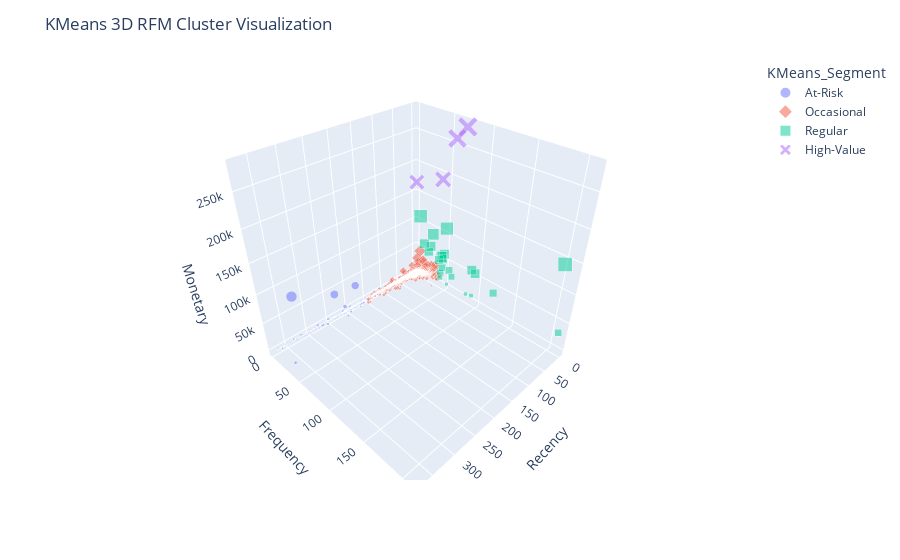

The notebook cell this image was saved under:
### Code cell
import plotly.express as px

fig = px.scatter_3d(rfm_df, x='Recency', y='Frequency', z='Monetary',
                    color='KMeans_Segment', size='Monetary',
                    symbol='KMeans_Segment', opacity=0.5)
fig.update_layout(title='KMeans 3D RFM Cluster Visualization')
fig.show()

### Figure 1 — Plotly figure (JSON) as saved in the notebook; plotly's stock layout.template omitted (floating-point values rounded to 4 significant figures; data arrays with more than 128 entries replaced by an {"elided": "..."} marker saying what was removed)
{"data": [{"hovertemplate": "KMeans_Segment=At-Risk<br>Recency=%{x}<br>Frequency=%{y}<br>Monetary=%{marker.size}<extra></extra>", "legendgroup": "At-Risk", "marker": {"color": "#636efa", "opacity": 0.5, "size": {"elided": "1089 float values"}, "sizemode": "area", "sizeref": 700.5, "symbol": "circle"}, "mode": "markers", "name": "At-Risk", "scene": "scene", "showlegend": true, "type": "scatter3d", "x": {"elided": "1089 int values"}, "y": {"elided": "1089 int values"}, "z": {"elided": "1089 float values"}}, {"hovertemplate": "KMeans_Segment=Occasional<br>Recency=%{x}<br>Frequency=%{y}<br>Monetary=%{marker.size}<extra></extra>", "legendgroup": "Occasional", "marker": {"color": "#EF553B", "opacity": 0.5, "size": {"elided": "3221 float values"}, "sizemode": "area", "sizeref": 700.5, "symbol": "diamond"}, "mode": "markers", "name": "Occasional", "scene": "scene", "showlegend": true, "type": "scatter3d", "x": {"elided": "3221 int values"}, "y": {"elided": "3221 int values"}, "z": {"elided": "3221 float values"}}, {"hovertemplate": "KMeans_Segment=Regular<br>Recency=%{x}<br>Frequency=%{y}<br>Monetary=%{marker.size}<extra></extra>", "legendgroup": "Regular", "marker": {"color": "#00cc96", "opacity": 0.5, "size": [124900.0, 33050.0, 11190.0, 58760.0, 28120.0, 65040.0, 37150.0, 65160.0, 117200.0, 51530.0, 8507.0, 12080.0, 143700.0, 19770.0, 54530.0, 60630.0, 56250.0, 37130.0, 80850.0, 34680.0, 66650.0, 91060.0, 40520.0, 58510.0], "sizemode": "area", "sizeref": 700.5, "symbol": "square"}, "mode": "markers", "name": "Regular", "scene": "scene", "showlegend": true, "type": "scatter3d", "x": [23, 0, 3, 2, 1, 3, 0, 3, 9, 7, 2, 0, 0, 9, 3, 0, 6, 3, 38, 16, 3, 2, 1, 0], "y": [21, 209, 86, 97, 62, 50, 57, 17, 55, 44, 55, 93, 201, 47, 48, 91, 26, 47, 63, 51, 28, 31, 124, 45], "z": [124900.0, 33050.0, 11190.0, 58760.0, 28120.0, 65040.0, 37150.0, 65160.0, 117200.0, 51530.0, 8507.0, 12080.0, 143700.0, 19770.0, 54530.0, 60630.0, 56250.0, 37130.0, 80850.0, 34680.0, 66650.0, 91060.0, 40520.0, 58510.0]}, {"hovertemplate": "KMeans_Segment=High-Value<br>Recency=%{x}<br>Frequency=%{y}<br>Monetary=%{marker.size}<extra></extra>", "legendgroup": "High-Value", "marker": {"color": "#ab63fa", "opacity": 0.5, "size": [280200.0, 168500.0, 194400.0, 259700.0], "sizemode": "area", "sizeref": 700.5, "symbol": "x"}, "mode": "markers", "name": "High-Value", "scene": "scene", "showlegend": true, "type": "scatter3d", "x": [1, 0, 7, 0], "y": [73, 2, 46, 60], "z": [280200.0, 168500.0, 194400.0, 259700.0]}], "layout": {"legend": {"itemsizing": "constant", "title": {"text": "KMeans_Segment"}, "tracegroupgap": 0}, "margin": {"t": 60}, "scene": {"domain": {"x": [0, 1], "y": [0, 1]}, "xaxis": {"title": {"text": "Recency"}}, "yaxis": {"title": {"text": "Frequency"}}, "zaxis": {"title": {"text": "Monetary"}}}, "title": {"text": "KMeans 3D RFM Cluster Visualization"}}}
